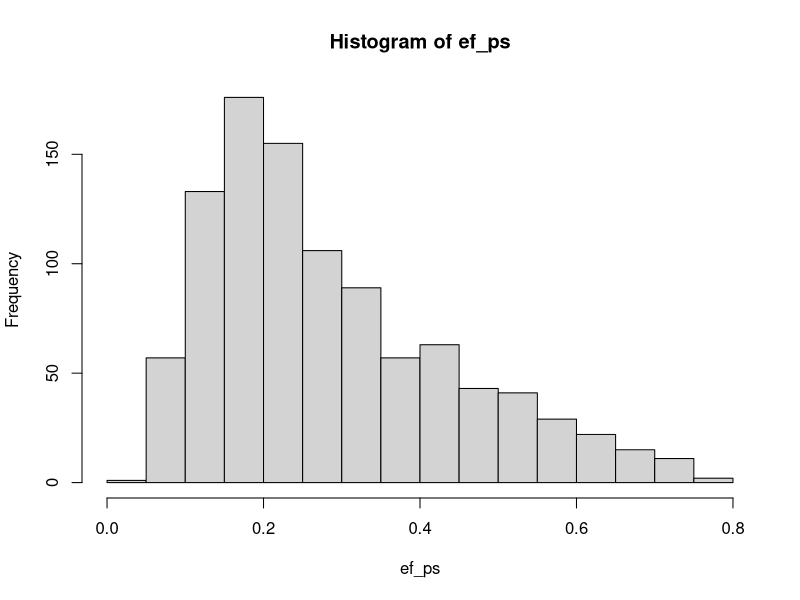

Recreate this plot in R.
## ---- chunk 1
# import dataset
los_data <- read.csv("los_data.csv")
## ---- chunk 2
# Predict ejection fraction from age and cholesterol
ef_model <- glm(
  formula = low_ef ~ age + cholesterol, #formula
  data = los_data, #dataset
  family = "binomial" #specify logistic regression
)
## ---- chunk 3
# Uncomment the code to view the histogram
ef_ps <- predict(ef_model, type = "response")
ef_hist <- hist(ef_ps)
